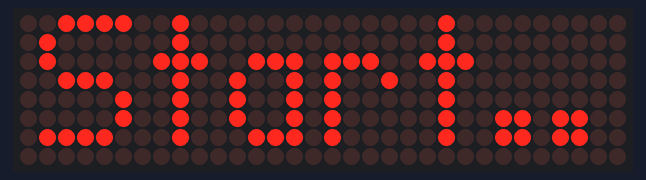
The sketch below on a simulated ESP8266 (NodeMCU). Shown: 32×8 LED matrix. WiFi joins after 1.5 s; servers stay silent unless stated; network time is answered at once with the bench clock; the local clock reads 2024-03-15 10:24:30 at power-on unless the sketch sets it.

Above: at 0.1 s.
At 2.1 s:
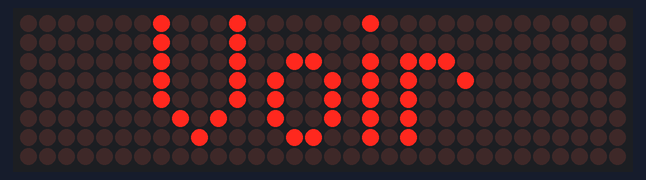
At 4.1 s:
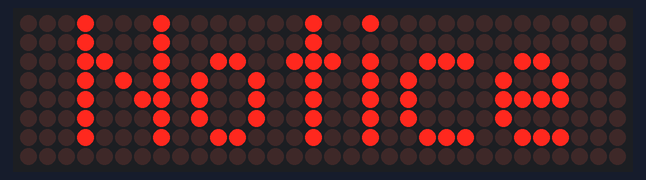
At 7.6 s:
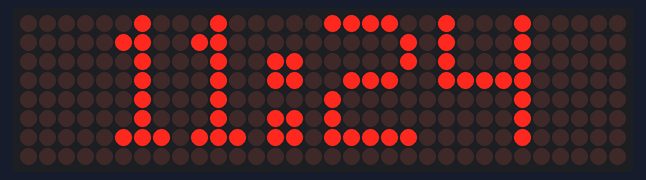
At 30.6 s:
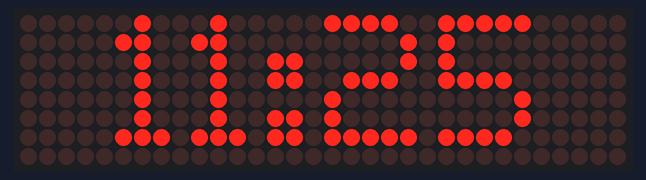

The sketch:

Clock-ESP8266.ino
```cpp
/**
 * Projet : Horloge Numérique avec Matrices LED et Synchronisation NTP
 *
 * Description :
 * Ce projet consiste en la création d'une horloge numérique utilisant des matrices LED contrôlées par un microcontrôleur ESP8266.
 * L'horloge se connecte à un réseau Wi-Fi pour obtenir l'heure précise via le protocole NTP (Network Time Protocol). L'heure est ensuite affichée sur les matrices LED.
 * L'horloge prend en compte le décalage horaire ainsi que le changement d'heure d'été et d'hiver. Pour faciliter la configuration du Wi-Fi, le projet utilise la bibliothèque WiFiManager,
 * qui permet de configurer le réseau Wi-Fi via une interface web accessible depuis un smartphone ou un ordinateur.
 *
 * Requirements :
 * - Microcontrôleur ESP8266
 * - Matrices LED (4 matrices de 8x8)
 * - Bibliothèques : MD_Parola, MD_MAX72XX, SPI, WiFiManager, NTPClient, WiFiUdp
 * - Connexions :
 *   - DATA_PIN (D7) connecté à la broche DATA des matrices LED
 *   - CLK_PIN (D5) connecté à la broche CLK des matrices LED
 *   - CS_PIN (D8) connecté à la broche CS des matrices LED
 *   - Alimentation 5V et GND pour les matrices LED
 *
 * Branchements :
 * - Connectez la broche DATA des matrices LED à la broche D7 de l'ESP8266.
 * - Connectez la broche CLK des matrices LED à la broche D5 de l'ESP8266.
 * - Connectez la broche CS des matrices LED à la broche D8 de l'ESP8266.
 * - Assurez-vous que les matrices LED sont correctement alimentées avec 5V et GND.
 *
 * Fonctionnalités :
 * - Affichage de l'heure actuelle sur les matrices LED.
 * - Synchronisation de l'heure via NTP.
 * - Prise en compte du décalage horaire et du changement d'heure d'été et d'hiver.
 * - Configuration Wi-Fi via une interface web.
 */

#include <MD_Parola.h>
#include <MD_MAX72XX.h>
#include <SPI.h>
#include <WiFiManager.h>
#include <NTPClient.h>
#include <WiFiUdp.h>

#define DATA_PIN 13
#define CLK_PIN 14
#define CS_PIN 15

#define NUM_MATRICES 4

MD_Parola parola = MD_Parola(MD_MAX72XX::FC16_HW, DATA_PIN, CLK_PIN, CS_PIN, NUM_MATRICES);

WiFiUDP ntpUDP;
NTPClient timeClient(ntpUDP, "fr.pool.ntp.org", 0);

void setup() {
  parola.begin();
  parola.setIntensity(0);
  parola.setTextAlignment(PA_CENTER);

  parola.print("Start..");

  delay(2000);

  parola.print("Voir");

  delay(2000);

  parola.print("Notice");

  delay(2000);


  WiFiManager wifiManager;
  wifiManager.setTimeout(60);

  if (!wifiManager.autoConnect("Horloge_Config_V1", "YOURPASS")) {
    parola.print("FAIL");
    delay(5000);
    ESP.restart();
  }

  timeClient.begin();
}


void loop() {
  if (WiFi.status() == WL_CONNECTED) {
    timeClient.update();

    int rawHours = timeClient.getHours();
    int rawMinutes = timeClient.getMinutes();

    int offset = 3600;
    if (isDaylightSavingTime(timeClient.getEpochTime())) {
      offset += 3600;
    }

    int localHours = (rawHours + offset / 3600) % 24;

    char timeStr[6];
    snprintf(timeStr, sizeof(timeStr), "%02d:%02d", localHours, rawMinutes);

    parola.print(timeStr);
    while (!parola.displayAnimate()) {
      // Attendre que l'animation soit terminée
    }
  } else {
    parola.print("X Wifi X");
    while (!parola.displayAnimate()) {
      // Attendre que l'animation soit terminée
    }
  }
  delay(1000);
}

bool isDaylightSavingTime(unsigned long epochTime) {
  time_t t = epochTime;
  struct tm *ptm = gmtime(&t);

  if (ptm->tm_mon > 2 && ptm->tm_mon < 9) {
    return true;
  }

  if (ptm->tm_mon == 2) { // Mars
    return (ptm->tm_mday - ptm->tm_wday >= 25);
  }
  if (ptm->tm_mon == 9) { // Octobre
    return (ptm->tm_mday - ptm->tm_wday >= 25);
  }
  return false;
}
```

Measured:
- what the display in image 1 shows lasts 2.0 s, from 2.0 s to 4.0 s
- what the display in image 2 shows lasts 3.5 s, from 4.0 s to 7.5 s
- what the display in image 3 shows lasts 23.0 s, from 7.5 s to 30.5 s
